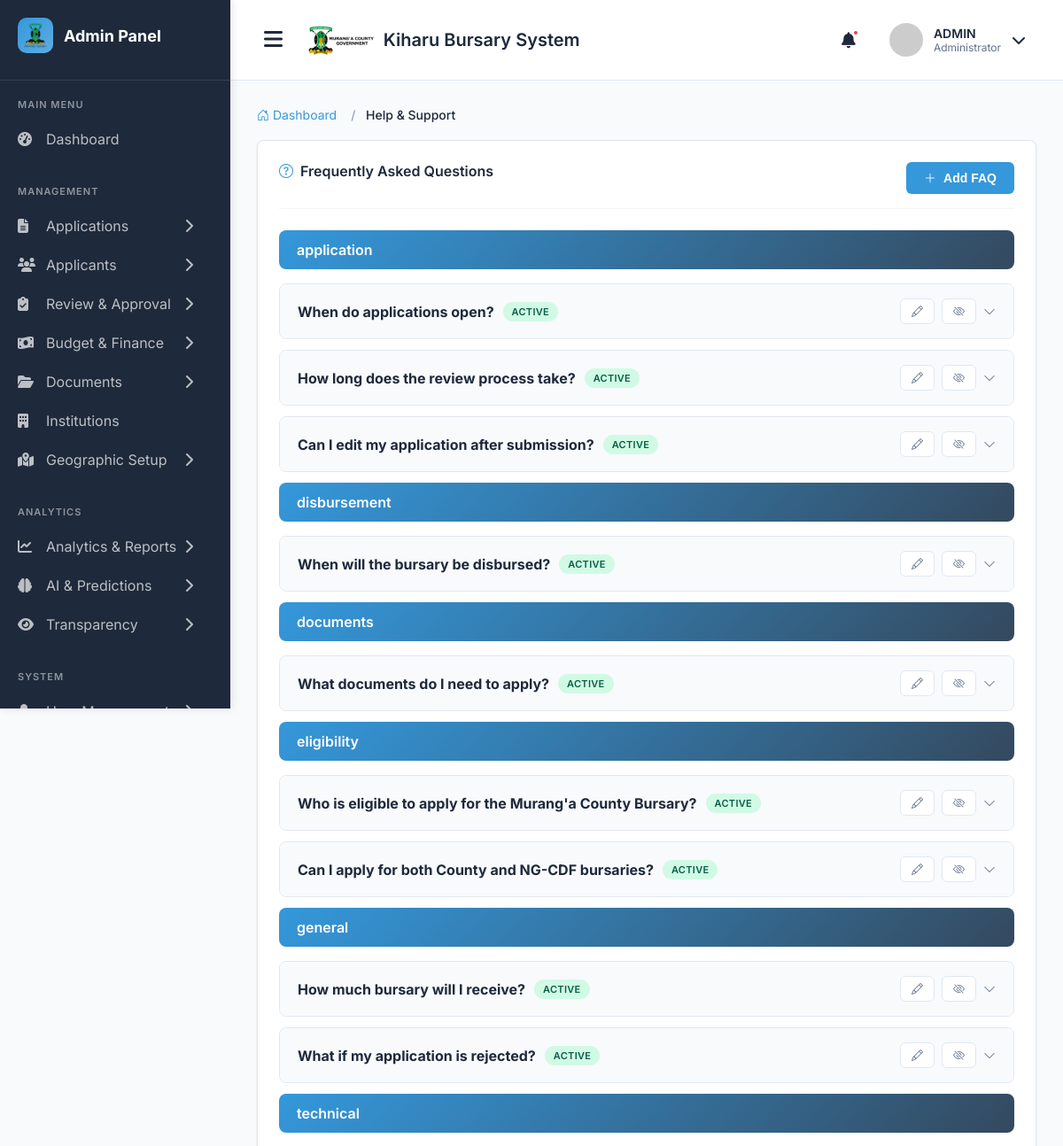
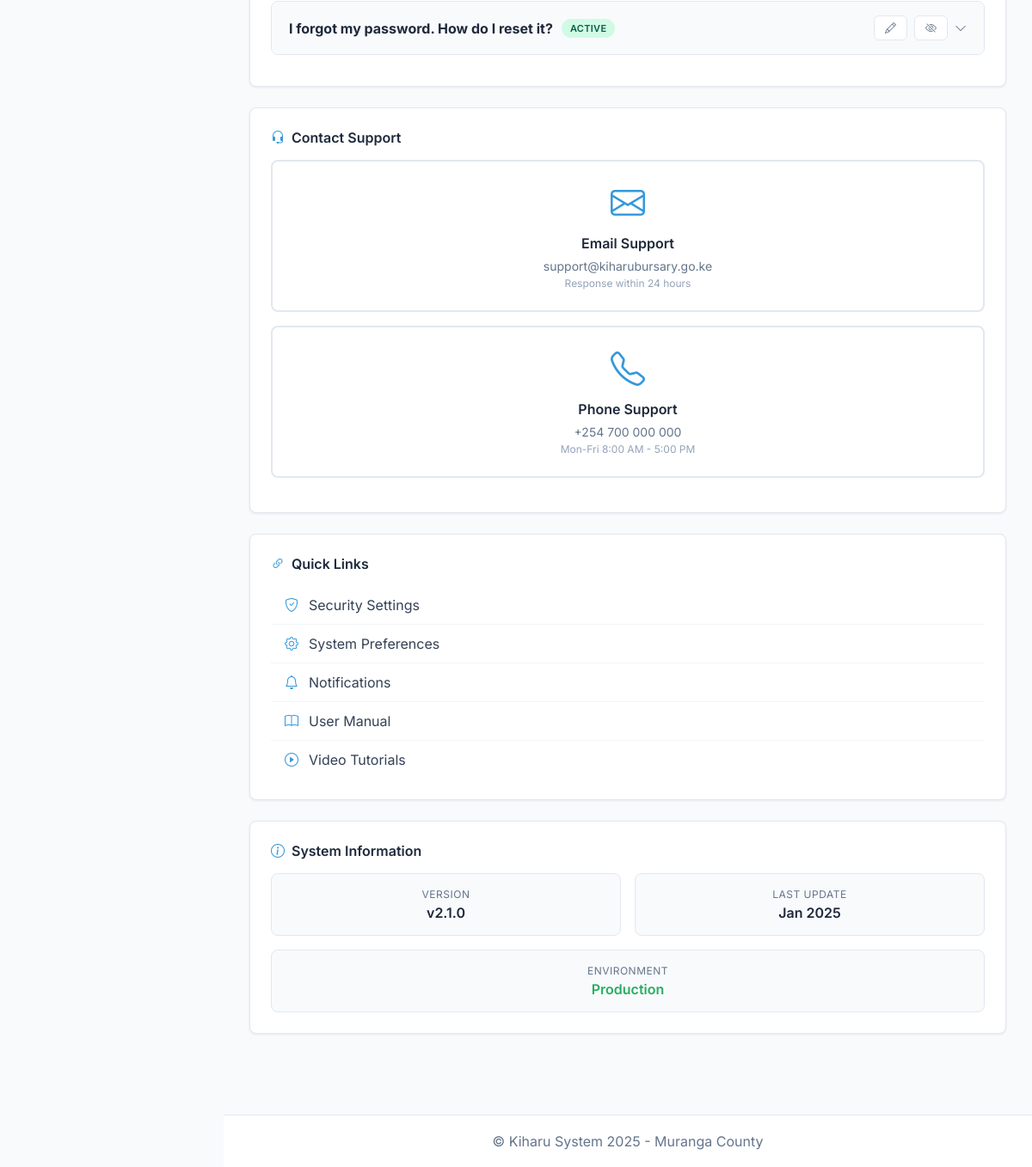
Screenshot of /admin-help/ (signed in) with the database file from the repository (2 pictures, top to bottom).
### main_application/models.py (models this page shows, shortened)
class FAQ(models.Model):
    FAQ_CATEGORIES = (
        ('general', 'General'),
        ('eligibility', 'Eligibility'),
        ('application', 'Application Process'),
        ('documents', 'Required Documents'),
        ('disbursement', 'Disbursement'),
        ('technical', 'Technical Support'),
    )
    question = models.CharField(max_length=500)
    answer = models.TextField()
    category = models.CharField(max_length=20, choices=FAQ_CATEGORIES, default='general')
    is_active = models.BooleanField(default=True)
    order = models.PositiveIntegerField(default=0)
    views_count = models.PositiveIntegerField(default=0)
    created_at = models.DateTimeField(auto_now_add=True)
    updated_at = models.DateTimeField(auto_now=True)
    class Meta:
        ordering = ['category', 'order', 'question']
        verbose_name = "FAQ"
        verbose_name_plural = "FAQs"

### main_application/views.py (the view, shortened to what this page needs)
# urls.py: path('admin-help/', views.admin_help_support, name='admin_help_support'),
@login_required
@user_passes_test(is_admin_or_staff)
def admin_help_support(request):
    faqs = FAQ.objects.filter(is_active=True).order_by('category', 'order')
    faq_categories = {}
    for faq in faqs:
        if faq.category not in faq_categories:
            faq_categories[faq.category] = []
        faq_categories[faq.category].append(faq)
    faq_form = FAQForm() if request.user.user_type == 'admin' else None
    context = {
        'faq_categories': faq_categories,
        'faq_form': faq_form,
        'can_edit': request.user.user_type == 'admin',
        'page_title': 'Help & Support',
    }
    return render(request, 'admin/help_support.html', context)

### main_application/views.py (called while the page is built)
def is_admin_or_staff(user):
    return user.is_authenticated and (user.is_staff or user.user_type in ['admin', 'reviewer', 'finance'])

### templates/admin/help_support.html (shortened to what this page needs)
{% extends 'admin_base.html' %}
{% load static %}
{% block content %}
<div class="container-fluid">
    <nav aria-label="breadcrumb">
        <ol class="breadcrumb">
            <li class="breadcrumb-item">
                <a href="{% url 'admin_dashboard' %}">
                    <i class="bi bi-house-door"></i> Dashboard
                </a>
            </li>
            <li class="breadcrumb-item active" aria-current="page">Help & Support</li>
        </ol>
    </nav>
    <div class="row">
        <div class="col-lg-8">
            <div class="section-container">
                <div class="page-header">
                    <div>
                        <h4 class="section-title mb-0">
                            <i class="bi bi-question-circle"></i>
                            Frequently Asked Questions
                        </h4>
                    </div>
                    {% if can_edit %}
                        <button class="btn-primary" onclick="openAddFaqModal()">
                            <i class="bi bi-plus-lg"></i> Add FAQ
                        </button>
                    {% endif %}
                </div>
                {% if faq_categories %}
                    {% for category, faqs in faq_categories.items %}
                        <div class="category-header">
                            <h5 class="category-title">{{ category }}</h5>
                        </div>
                        {% for faq in faqs %}
                            <div class="faq-item">
                                <div class="faq-header" onclick="toggleFaq(this)">
                                    <div class="faq-question">
                                        <strong>{{ faq.question }}</strong>
                                        <span class="status-badge {% if faq.is_active %}status-active{% else %}status-inactive{% endif %}">
                                            {{ faq.is_active|yesno:'Active,Inactive' }}
                                        </span>
                                    </div>
                                    <div class="faq-controls">
                                        {% if can_edit %}
                                            <button class="faq-btn" onclick="event.stopPropagation(); editFaq({{ faq.id }}, '{{ faq.question|escapejs }}', '{{ faq.answer|escapejs }}', '{{ faq.category }}', {{ faq.order }}, {{ faq.is_active|yesno:'true,false' }})">
                                                <i class="bi bi-pencil"></i>
                                            </button>
                                            <button class="faq-btn {% if faq.is_active %}btn-danger{% else %}btn-success{% endif %}" onclick="event.stopPropagation(); toggleFaqStatus({{ faq.id }})">
                                                <i class="bi bi-{% if faq.is_active %}eye-slash{% else %}eye{% endif %}"></i>
                                            </button>
                                        {% endif %}
                                        <i class="bi bi-chevron-down faq-toggle-icon"></i>
                                    </div>
                                </div>
                            </div>
                        {% endfor %}
                    {% endfor %}
                {% endif %}
            </div>
        </div>
        <div class="col-lg-4">
            <div class="section-container">
                <h5 class="section-title">
                    <i class="bi bi-headset"></i>
                    Contact Support
                </h5>
                <div class="contact-option">
                    <div class="contact-icon">
                        <i class="bi bi-envelope"></i>
                    </div>
                    <h6 class="contact-title">Email Support</h6>
                    <p class="contact-detail">support@kiharubursary.go.ke</p>
                    <p class="contact-hours">Response within 24 hours</p>
                </div>
                <div class="contact-option">
                    <div class="contact-icon">
                        <i class="bi bi-telephone"></i>
                    </div>
                    <h6 class="contact-title">Phone Support</h6>
                    <p class="contact-detail">+254 700 000 000</p>
                    <p class="contact-hours">Mon-Fri 8:00 AM - 5:00 PM</p>
                </div>
            </div>
            <div class="section-container">
                <h5 class="section-title">
                    <i class="bi bi-link-45deg"></i>
                    Quick Links
                </h5>
                <div>
                    <a href="{% url 'admin_security_audit' %}" class="quick-link">
                        <i class="bi bi-shield-check"></i>Security Settings
                    </a>
                    <a href="{% url 'admin_preferences' %}" class="quick-link">
                        <i class="bi bi-gear"></i>System Preferences
                    </a>
                    <a href="{% url 'admin_communication' %}" class="quick-link">
                        <i class="bi bi-bell"></i>Notifications
                    </a>
                    <a href="#" class="quick-link">
                        <i class="bi bi-book"></i>User Manual
                    </a>
                    <a href="#" class="quick-link">
                        <i class="bi bi-play-circle"></i>Video Tutorials
                    </a>
                </div>
            </div>
            <div class="section-container">
                <h5 class="section-title">
                    <i class="bi bi-info-circle"></i>
                    System Information
                </h5>
                <div class="system-info-grid">
                    <div class="system-info-item">
                        <div class="system-info-label">Version</div>
                        <div class="system-info-value">v2.1.0</div>
                    </div>
                    <div class="system-info-item">
                        <div class="system-info-label">Last Update</div>
                        <div class="system-info-value">Jan 2025</div>
                    </div>
                    <div class="system-info-item" style="grid-column: 1 / -1;">
                        <div class="system-info-label">Environment</div>
                        <div class="system-info-value status-production">Production</div>
                    </div>
                </div>
            </div>
        </div>
    </div>
</div>
{% endblock %}

### templates/admin_base.html (style rules this page uses)
* { margin: 0; padding: 0; box-sizing: border-box; }
:root { --primary-color: #3498db; --primary-hover: #2980b9; --sidebar-bg: #1E293B; --sidebar-hover: #334155; --main-bg: #F8FAFC; --card-bg: #FFFFFF; --text-primary: #1E293B; --text-secondary: #64748B; --border-color: #E2E8F0; --success-color: #10B981; --danger-color: #EF4444; --warning-color: #F59E0B; }
body { font-family: 'Inter', sans-serif; background-color: var(--main-bg); color: var(--text-primary); overflow-x: hidden; }
.page-header { margin-bottom: 30px; }
.breadcrumb { display: flex; gap: 8px; color: var(--text-secondary); font-size: 14px; }
.breadcrumb a { color: var(--text-secondary); text-decoration: none; }

### templates/admin/help_support.html (style rules this page uses)
.breadcrumb { padding: 0; margin-bottom: 20px; font-size: 14px; list-style: none; display: flex; flex-wrap: wrap; }
.breadcrumb-item { color: #64748B; }
.breadcrumb-item + .breadcrumb-item::before { content: "/ "; color: #94A3B8; padding: 0 8px; }
.breadcrumb-item.active { color: #1E293B; font-weight: 500; }
.breadcrumb a { color: #3498db; text-decoration: none; transition: color 0.3s ease; }
.section-container { background: white; border-radius: 8px; padding: 24px; box-shadow: 0 1px 3px rgba(0, 0, 0, 0.08); margin-bottom: 24px; border: 1px solid #E2E8F0; }
.page-header { margin-bottom: 24px; padding-bottom: 16px; border-bottom: 1px solid #F1F5F9; display: flex; justify-content: space-between; align-items: center; flex-wrap: wrap; gap: 16px; }
.section-title { font-size: 16px; font-weight: 600; color: #1E293B; margin-bottom: 16px; display: flex; align-items: center; gap: 8px; }
.section-title i { color: #3498db; }
.category-header { background: linear-gradient(135deg, #3498db 0%, #34495e 100%); color: white; padding: 12px 20px; border-radius: 8px; margin-bottom: 16px; }
.category-title { font-size: 16px; font-weight: 600; margin: 0; }
.faq-item { border: 1px solid #E2E8F0; border-radius: 8px; margin-bottom: 12px; overflow: hidden; transition: all 0.3s ease; }
.faq-header { background: #F8FAFC; padding: 16px 20px; cursor: pointer; display: flex; justify-content: space-between; align-items: center; transition: all 0.3s ease; }
.faq-question { font-weight: 600; color: #1E293B; flex: 1; display: flex; align-items: center; gap: 10px; }
.faq-controls { display: flex; align-items: center; gap: 8px; }
.faq-btn { padding: 6px 12px; border-radius: 6px; border: 1px solid #E2E8F0; background: white; color: #64748B; cursor: pointer; transition: all 0.3s ease; font-size: 13px; }
.faq-toggle-icon { color: #64748B; transition: transform 0.3s ease; font-size: 14px; }
.status-badge { display: inline-block; padding: 4px 10px; border-radius: 12px; font-size: 11px; font-weight: 600; text-transform: uppercase; letter-spacing: 0.3px; }
.status-active { background: #D1FAE5; color: #065F46; }
.contact-option { padding: 24px; border: 2px solid #E2E8F0; border-radius: 8px; text-align: center; transition: all 0.3s ease; cursor: pointer; margin-bottom: 16px; }
.contact-icon { font-size: 40px; color: #3498db; margin-bottom: 12px; }
.contact-title { font-size: 16px; font-weight: 600; color: #1E293B; margin-bottom: 8px; }
.contact-detail { color: #64748B; font-size: 14px; margin-bottom: 4px; }
.contact-hours { font-size: 12px; color: #94A3B8; }
.quick-link { display: block; padding: 12px 16px; color: #334155; text-decoration: none; border-bottom: 1px solid #F1F5F9; transition: all 0.3s ease; }
.quick-link:last-child { border-bottom: none; }
.quick-link i { color: #3498db; width: 20px; margin-right: 12px; }
.system-info-grid { display: grid; grid-template-columns: repeat(2, 1fr); gap: 16px; text-align: center; }
.system-info-item { background: #F8FAFC; padding: 16px; border-radius: 8px; border: 1px solid #E2E8F0; }
.system-info-label { font-size: 12px; color: #64748B; margin-bottom: 4px; text-transform: uppercase; letter-spacing: 0.5px; }
.system-info-value { font-size: 16px; font-weight: 600; color: #1E293B; }
.system-info-value.status-production { color: #27ae60; }
.btn-primary { padding: 10px 20px; background: #3498db; color: white; border: none; border-radius: 6px; font-size: 14px; font-weight: 600; cursor: pointer; transition: all 0.3s ease; display: inline-flex; align-items: center; gap: 8px; }

### rows the page displays
FAQ: category "application", question "When do applications open?", is_active "ACTIVE"
FAQ: question "How long does the review process take?", is_active "ACTIVE"
FAQ: question "Can I edit my application after submission?", is_active "ACTIVE"
FAQ: category "disbursement", question "When will the bursary be disbursed?", is_active "ACTIVE"
FAQ: category "documents", question "What documents do I need to apply?", is_active "ACTIVE"
FAQ: category "eligibility", question "Who is eligible to apply for the Murang'a County Bursary?", is_active "ACTIVE"
FAQ: question "Can I apply for both County and NG-CDF bursaries?", is_active "ACTIVE"
FAQ: category "general", question "How much bursary will I receive?", is_active "ACTIVE"
FAQ: question "What if my application is rejected?", is_active "ACTIVE"
FAQ: category "technical", question "I forgot my password. How do I reset it?", is_active "ACTIVE"
